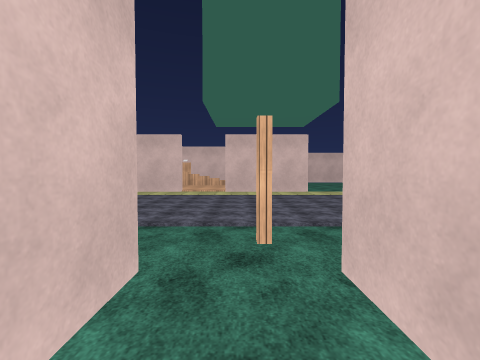
[1] (above)

24 first-person views from a walk through a 3-D level made in the Unity game engine. The camera is 1.5 m above the floor, tilts 2° down and sees 90° across. Doors are open. The floor is counted in squares, 2 m on a side. Each view is taken from the middle of a square. On the plan, view 1 faces up. The plan holds only what a view shows up to about 9 squares ahead; the rest is blank. The place goes on beyond the plan. Surface patterns are stand-ins for the level's own textures.

[2]
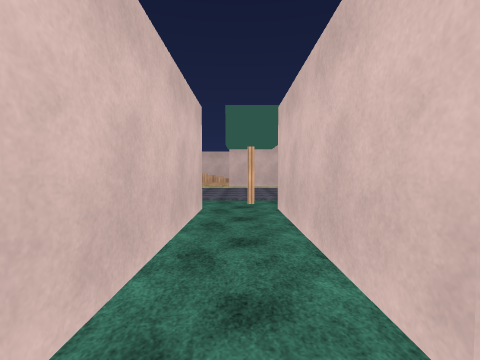

[3]
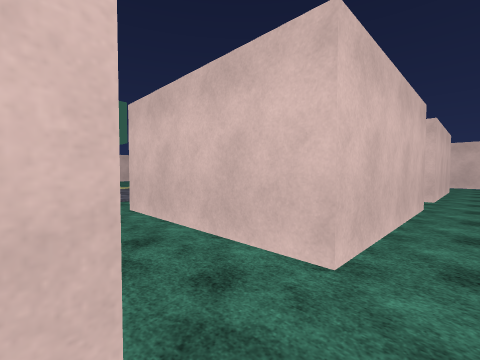

[4]
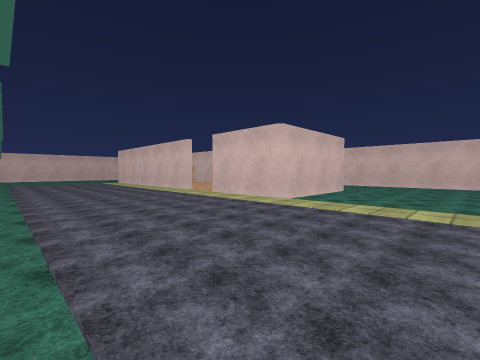

[5]
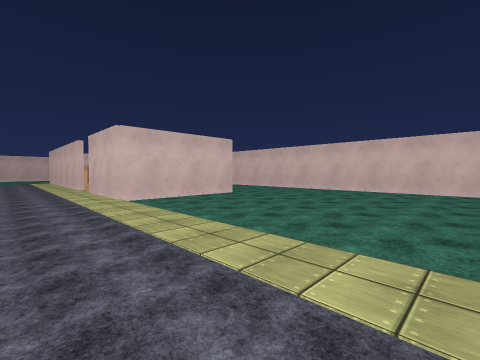

[6]
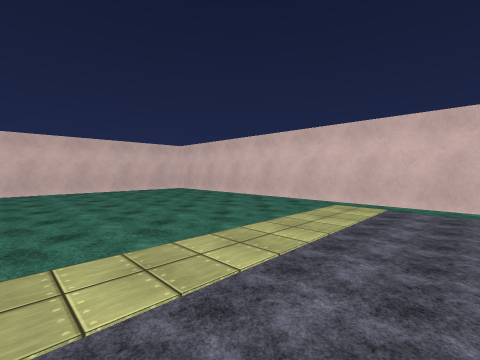

[7]
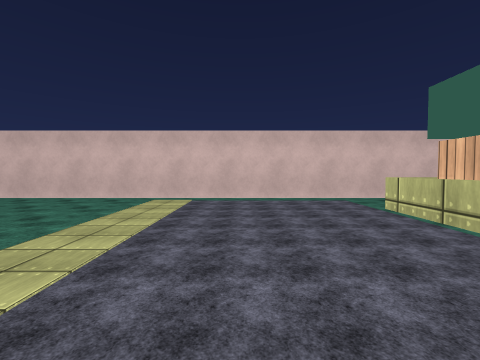

[8]
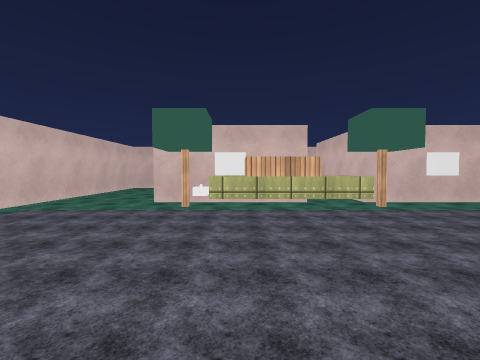

[9]
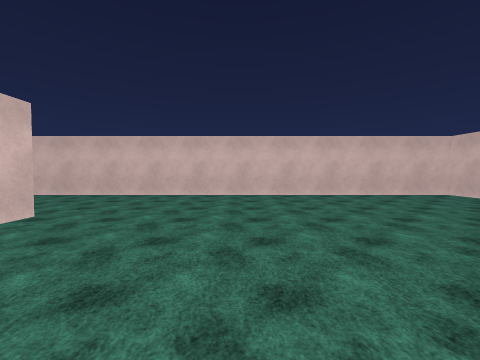

[10]
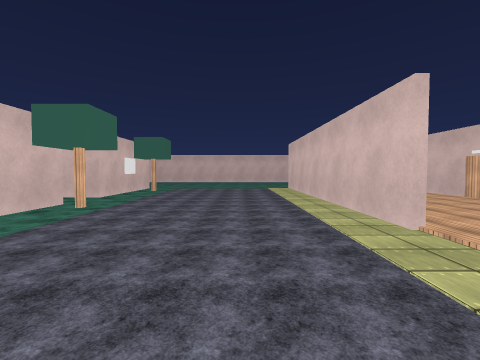

[11]
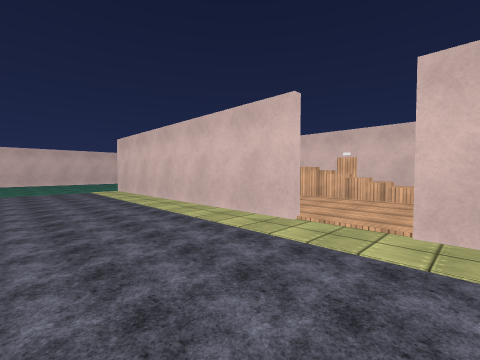

[12]
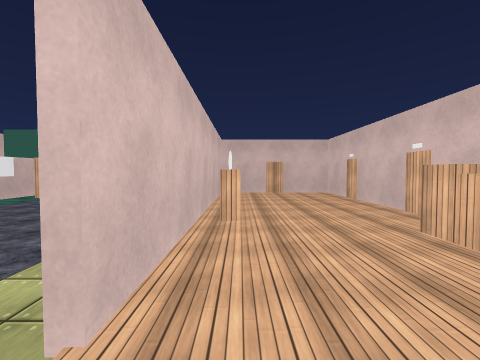

[13]
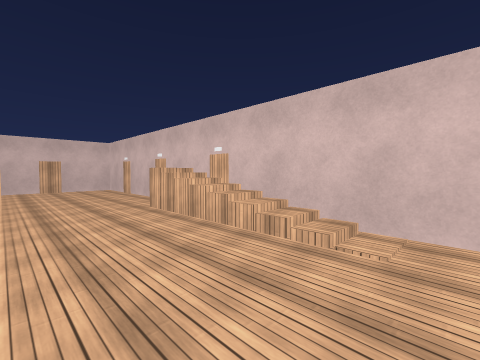

[14]
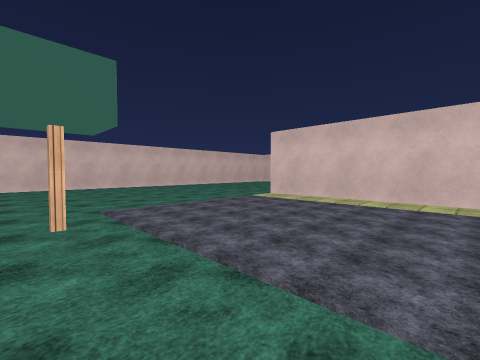

[15]
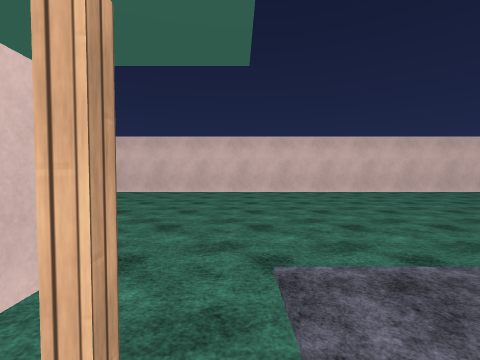

[16]
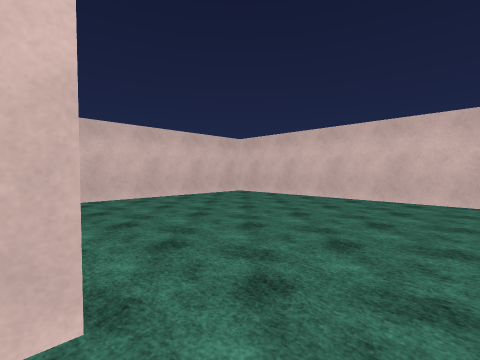

[17]
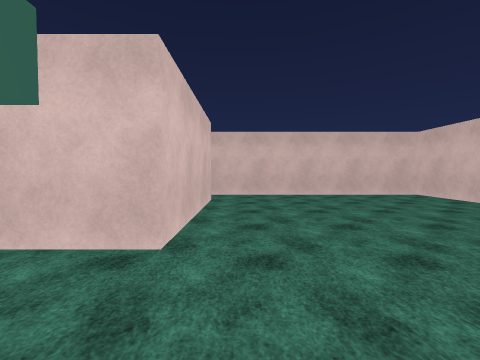

[18]
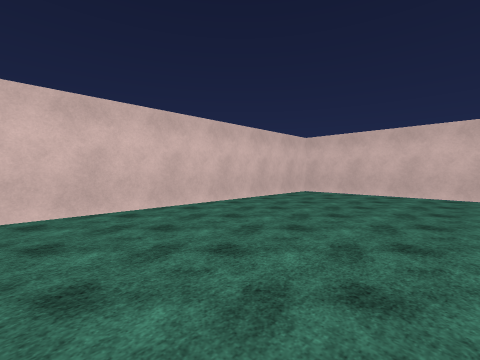

[19]
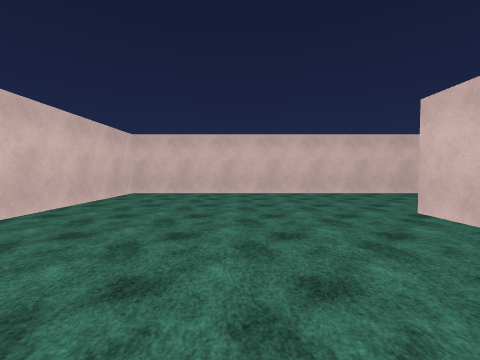

[20]
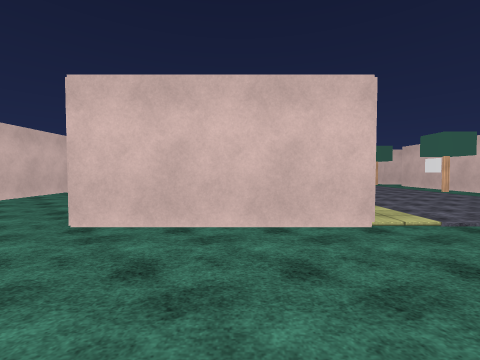

[21]
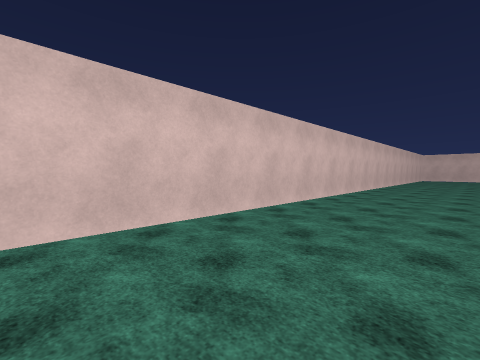

[22]
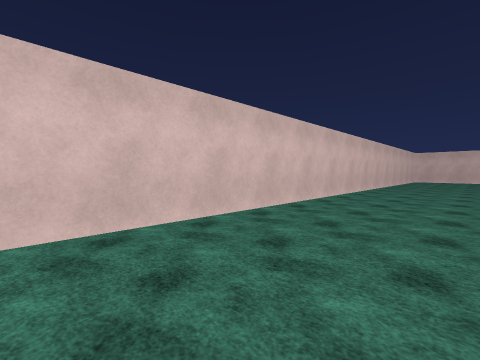

[23]
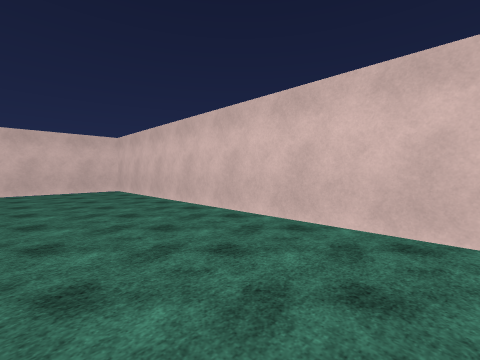

[24]
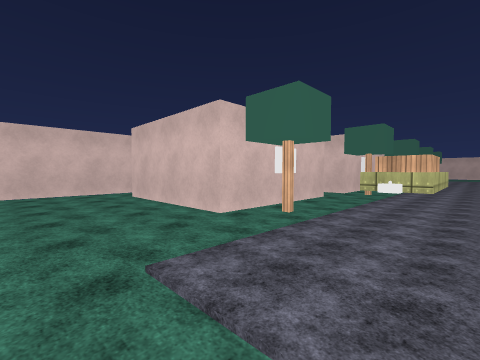

### Floor plan
Key: @ floor where view 1 was taken; # wall or solid block; . main floor; : floor 0.25 m higher than the main floor; D open door; ^ raised ledge; O other object.
Columns run from 17 left of view 1 to 14 right of it. Each row starts with its distance up from view 1.
 17 ################################
 16 #..............................#
 15 #..............................#
 14 #............................. #
 13 #..............................#
 12 #......######OOO####...........#
 11 #......#::::::::O::#...........#
 10 #......#:::::::::::#...........#
  9 #......#::::#::::::#...........#
  8 #......########DD###...........#
  7 #..............................#
  6 #..............................#
  5 #..............................#
  4 #......................^#^O....#
  3 #..............................#
  2 #.......O....O. .O....O...O....#
  1 #......####.  ###.####..####...#
  0 #......#        #@#  #     #...#
 -1 #......#        #.#  #     #...#
 -2 #......#        #.####..####...
 -3 #.......        ...............
 -4 ########                   ####

Where each view was taken, in squares from view 1:
view 1: 0 up, 0 right, facing up
view 2: 3 down, 0 right, facing up
view 3: 3 down, 1 left, facing up-right
view 4: 3 up, 6 right, facing up-left
view 5: 6 up, 9 right, facing up-left
view 6: 6 up, 7 right, facing up-right
view 7: 6 up, 6 right, facing right
view 8: 8 up, 8 right, facing down
view 9: 8 up, 6 right, facing up
view 10: 6 up, 1 right, facing left
view 11: 5 up, 0 right, facing up-left
view 12: 9 up, 1 left, facing left
view 13: 9 up, 1 right, facing up-left
view 14: 2 up, 5 left, facing up-left
view 15: 3 up, 8 left, facing left
view 16: 3 up, 10 left, facing down-left
view 17: 4 up, 11 left, facing down
view 18: 8 up, 12 left, facing up-left
view 19: 8 up, 13 left, facing up
view 20: 10 up, 13 left, facing right
view 21: 13 up, 10 left, facing up-right
view 22: 13 up, 7 left, facing up-right
view 23: 13 up, 7 left, facing up-left
view 24: 5 up, 13 right, facing down-left
